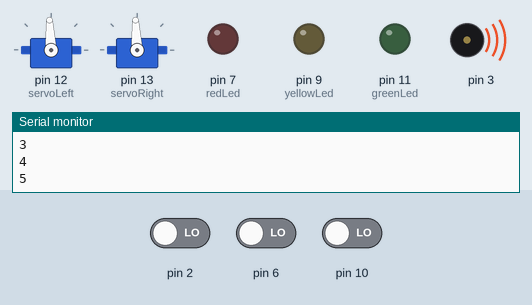
This sketch was run on a simulated Arduino Uno, built with avr-gcc and run on an emulated ATmega328P. Parts: 2 × servo, output pins drawn as LEDs (lit = HIGH), buzzer (waves = sounding), the last lines printed to the serial monitor. The test bench sets the inputs (shaded band); at power-on: pin 2 LOW, pin 6 LOW, pin 10 LOW.

Above: at 1.3 s.
1.4 s: pin 2 driven HIGH
At 4.1 s:
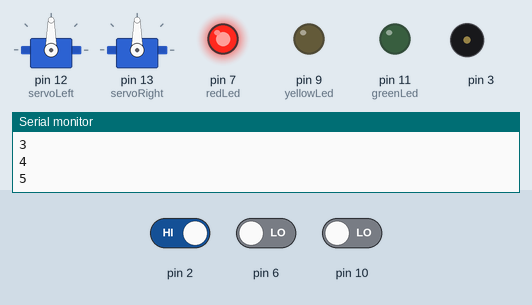
4.6 s: pin 2 driven LOW
At 7.6 s:
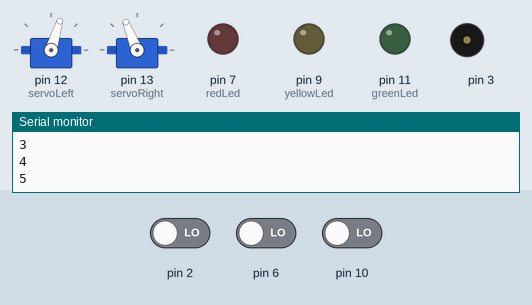
7.8 s: pin 6 driven HIGH
At 8.12 s:
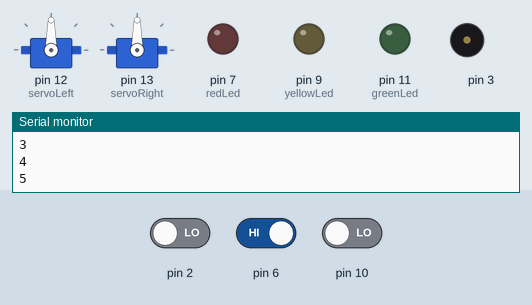
9.5 s: pin 6 driven LOW
At 9.6 s:
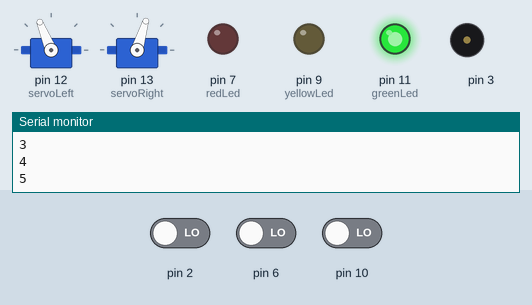
12.7 s: pin 10 driven HIGH
At 13.9 s:
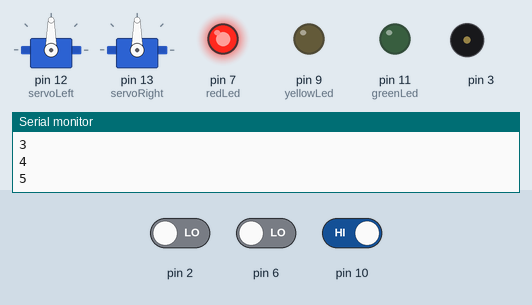
14.4 s: pin 10 driven LOW
At 16.5 s:
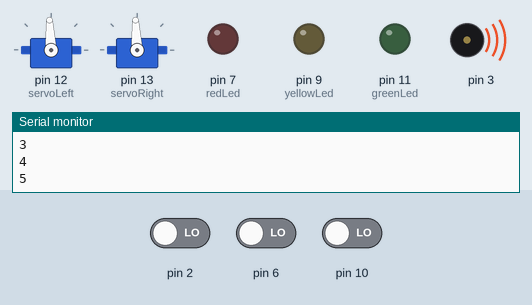
Timing chart, 0 to 18.6 s (numbered marks = the images above; inputs shaded):
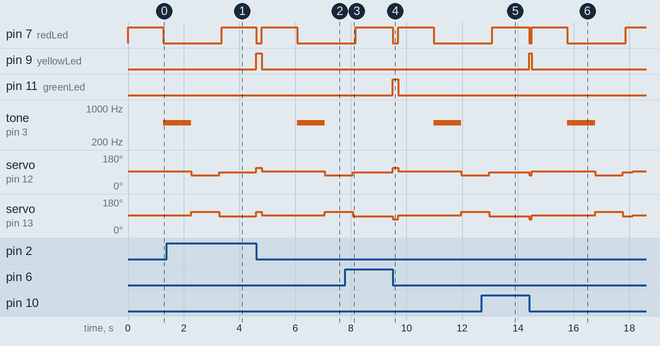

Measured:
- after the input at 1.4 s, servo on pin 12 (servoLeft), servo on pin 13 (servoRight): goes on until 3.3 s, then stays 90°
- after the input at 4.6 s, pin 7 (redLed): HIGH → LOW at once, → HIGH 0.20 s later, → LOW 1.3 s later; pin 9 (yellowLed): LOW → HIGH at once, → LOW 0.20 s later
- after the input at 7.8 s, servo on pin 12 (servoLeft), servo on pin 13 (servoRight): goes on until 8.1 s, then stays 90°
- after the input at 9.5 s, pin 7 (redLed): HIGH → LOW at once, → HIGH 0.20 s later, → LOW 1.3 s later; pin 11 (greenLed): LOW → HIGH at once, → LOW 0.20 s later
- after the input at 12.7 s, servo on pin 12 (servoLeft), servo on pin 13 (servoRight): goes on until 13.0 s, then stays 90°
- after the input at 14.4 s, pin 7 (redLed): HIGH → LOW at once, → HIGH 0.10 s later, → LOW 1.3 s later, → HIGH 2.1 s later; pin 9 (yellowLed): LOW → HIGH at once, → LOW 0.10 s later

The sketch:

Line_Following_Code.ino
```cpp
/*Code for Demo Robot #1
*Features:
*Line following
*Attempt to correct self when falling off line by backing up and shifting left
*Also will beep if detected off line
*Green LED - Driving straight
*Yellow LED - Adjusting to stay on line
*Red LED - Off the line entirely
*/

#include <Servo.h>

Servo servoLeft;
Servo servoRight;
int greenLed = 11;
int yellowLed = 9;
int redLed = 7;
int offLineCount;

void setup()
{
  Serial.begin(9600);
  Serial.print("The program has started");
  servoLeft.attach(12);
  servoRight.attach(13);
  servoLeft.writeMicroseconds(1500);
  servoRight.writeMicroseconds(1500);
  pinMode(greenLed, OUTPUT);
  pinMode(yellowLed, OUTPUT);
  pinMode(redLed, OUTPUT);
  offLineCount = 0;
}

void loop() {
  followLine();
}

void followLine(){
  int blackLineConstant = 50;
  long leftQti = RCTime(10);
  long middleQti = RCTime(6);
  long rightQti = RCTime(2);

  boolean leftOnLine = leftQti > blackLineConstant;
  boolean middleOnLine = middleQti > blackLineConstant;
  boolean rightOnLine = rightQti > blackLineConstant;

  digitalWrite(greenLed, LOW);
  digitalWrite(yellowLed, LOW);
  digitalWrite(redLed, LOW);

  //Perfectly on line, go straight
  if (!leftOnLine && middleOnLine && !rightOnLine){
    digitalWrite(greenLed, HIGH);
    goForward();
    offLineCount = 0;
  }

  //Slight left
  else if (leftOnLine && middleOnLine && !rightOnLine){
    digitalWrite(yellowLed, HIGH);
    slightLeft();
    offLineCount = 0;
  }

  //Slight right
  else if (!leftOnLine && middleOnLine && rightOnLine){
    digitalWrite(yellowLed, HIGH);
    slightRight();
    offLineCount = 0;
  }

  //Adjust left
  else if (leftOnLine && !middleOnLine && !rightOnLine){
    digitalWrite(yellowLed, HIGH);
    goLeft();
  }

  //Adjust right
  else if (!leftOnLine && !middleOnLine && rightOnLine){
    digitalWrite(yellowLed, HIGH);
    goRight();
    delay(100);
    offLineCount = 0;
  }

  else {
    Serial.println(offLineCount);
    offLineCount++;
    servoLeft.writeMicroseconds(1500);
    servoRight.writeMicroseconds(1500);
    if (offLineCount > 5){
      offLineCount=0;
      retreat();
    }
    digitalWrite(redLed, HIGH);
    delay(250);
  }

}

void retreat(){
  tone(3,500,1000);
  delay(1000);
  servoLeft.writeMicroseconds(1300);
  servoRight.writeMicroseconds(1700);
  delay(1000);
  slightLeft();
  return;
}

void slightLeft(){
  servoLeft.writeMicroseconds(1475);
  servoRight.writeMicroseconds(1475);
  delay(100);
  return;
}

void slightRight(){
  servoLeft.writeMicroseconds(1525);
  servoRight.writeMicroseconds(1525);
  delay(100);
  return;
}

void goLeft(){
  servoLeft.writeMicroseconds(1300);
  servoRight.writeMicroseconds(1300);
  delay(100);
  return;
}
void goRight(){
  servoLeft.writeMicroseconds(1700);
  servoRight.writeMicroseconds(1700);
  delay(100);
  return;
}

void goForward(){
  servoLeft.writeMicroseconds(1700);
  servoRight.writeMicroseconds(1300);
  delay(200);
  return;
}

long RCTime(int sensorIn) {
  long duration = 0;
  pinMode(sensorIn, OUTPUT); // Sets pin as OUTPUT
  digitalWrite(sensorIn, HIGH); // Pin HIGH
  delay(1); // Waits for 1 millisecond
  pinMode(sensorIn, INPUT); // Sets pin as INPUT
  digitalWrite(sensorIn, LOW); // Pin LOW

  while(digitalRead(sensorIn)) { // Waits for the pin to go LOW
    duration++;
  }

return duration; // Returns the duration of the pulse
}
```
